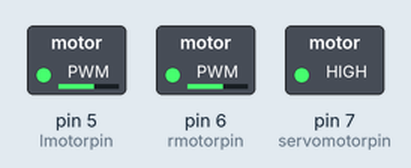
The sketch below on a simulated Arduino Uno, built with avr-gcc and run on an emulated ATmega328P. On the bench: switched loads named in the sketch (green lamp = pin HIGH). What the sketch prints to the serial monitor is not drawn.

Above: at 0.1 s.
Timing chart, 0 to 1.6 s (numbered marks = the images above):
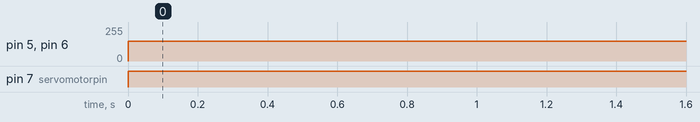

Measured:
- by itself, pin 5 (lmotorpin), pin 6 (rmotorpin): 0/255 → 150/255 at 0.00 s
- by itself, pin 7 (servomotorpin): LOW → HIGH at 0.00 s

The sketch:

motor_test.ino
```cpp
 const int lmotorpin = 5;
 const int rmotorpin = 6;
 const int servomotorpin = 7;

 int pwmsig = 150;
 int servopwm = 155;

 void setup() {
  // put your setup code here, to run once:
  pinMode(lmotorpin, OUTPUT);
  pinMode(rmotorpin, OUTPUT);
  pinMode(servomotorpin, OUTPUT);
  Serial.begin(9600);

}

void loop() {
  // put your main code here, to run repeatedly:
  analogWrite(lmotorpin, pwmsig);
  analogWrite(rmotorpin, pwmsig);
  analogWrite(servomotorpin, servopwm);
  Serial.println(pwmsig);
  delay(100);

}
```
